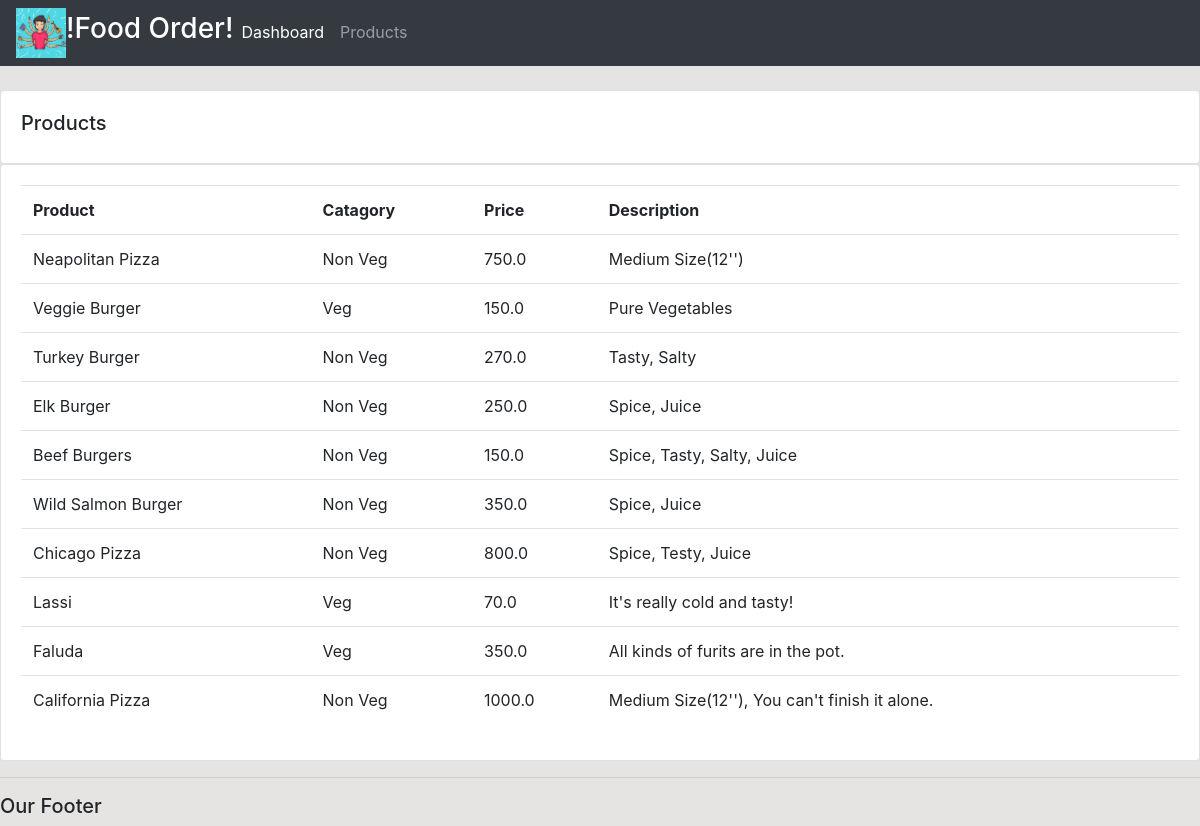
Before: /products/ with the older database file.
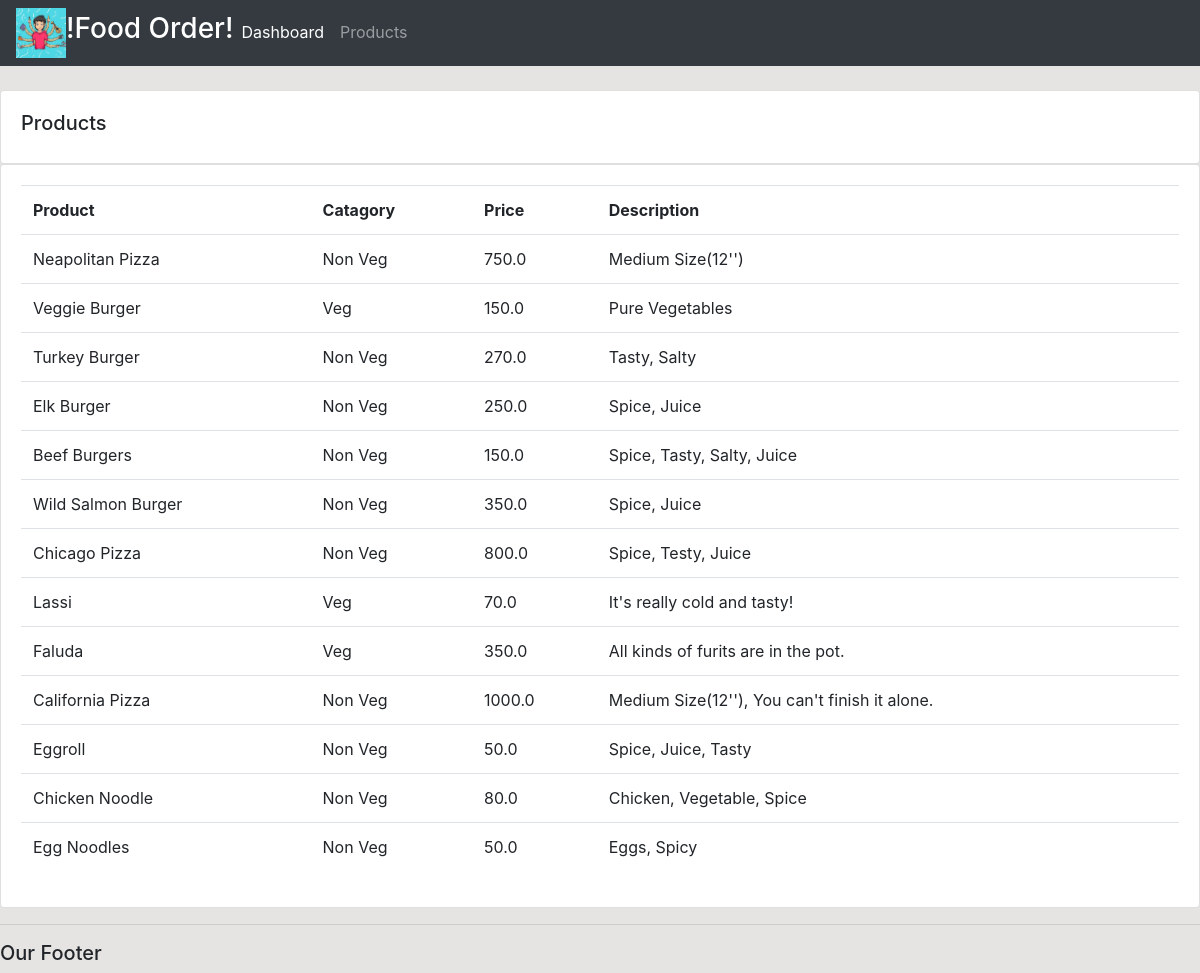
After: the same page with the newer database file.
### accounts/models.py (models this page shows, shortened)
class Product(models.Model):
    CATEGORY = (
                ('Veg', 'Veg'),
                ('Non Veg', 'Non Veg'),
                )
    name = models.CharField(max_length=200)
    price = models.FloatField(null = True)
    category = models.CharField(max_length=200, null = True, choices = CATEGORY)
    description = models.CharField(max_length=200, null = True, blank = True)
    date_created =  models.DateTimeField(auto_now_add= True)
    tags = models.ManyToManyField(Tag)

### accounts/views.py (the view)
# urls.py: path('products/', views.products, name='products'),
def products(request):
    products = Product.objects.all()
    return render(request, 'accounts/products.html', {'products': products})

### accounts/templates/accounts/products.html
{% extends 'accounts/main.html' %}
{% block content %}
<br>
<div class="row">
 <div class="col-md">
   <div class="card card-body">
     <h5>Products</h5>
   </div>
   <div class="card card-body">
     <table class="table">
       <tr>
         <th>Product</th>
         <th>Catagory</th>
         <th>Price</th>
         <th>Description</th>
       </tr>
          {% for i in products %}
            <tr>
            <td>{{i.name}}</td>
            <td>{{i.category}}</td>
            <td>{{i.price}}</td>
            <td>{{i.description}}</td>
            </tr>
          {% endfor %}
     </table>
   </div>
 </div>
</div>
{% endblock %}

### accounts/templates/accounts/main.html (shortened to what this page needs)
{% load static %}
<!DOCTYPE html>
<html>
  <head>
    <link rel="stylesheet" href="https://stackpath.bootstrapcdn.com/bootstrap/4.4.1/css/bootstrap.min.css">
    <link rel="stylesheet" type="text/css" href="{% static '/css/main.css' %}">
  </head>
  <body>
    {% include 'accounts/navbar.html' %}
    {% block content %}
    {% endblock %}
    <hr>
    <h5> Our Footer </h5>
  </body>
</html>

### accounts/templates/accounts/navbar.html (shortened to what this page needs)
{% load static %}
<nav class="navbar navbar-expand-lg navbar-dark bg-dark">
<img src="{% static 'images/logo.jpg' %}" width="50" height="50">
  <div class="collapse navbar-collapse" id="navbarNav">
    <ul class="navbar-nav">
      <li style="color:White;">
        <h3 > !Food Order!</h3>
      </li>
      <li class="nav-item active">
        <a class="nav-link" href="{% url 'home' %}">Dashboard</a>
      </li>
      <li class="nav-item">
        <a class="nav-link" href="{% url 'products' %}">Products</a>
      </li>
    </ul>
  </div>
</nav>

### static/css/main.css (style rules this page uses)
body { background-color: #E5E4E2; }

Changed rows visible on the page:
added Product: name "Eggroll", category "Non Veg", price "50.0", description "Spice, Juice, Tasty"
added Product: name "Chicken Noodle", category "Non Veg", price "80.0", description "Chicken, Vegetable, Spice"
added Product: name "Egg Noodles", category "Non Veg", price "50.0", description "Eggs, Spicy"
